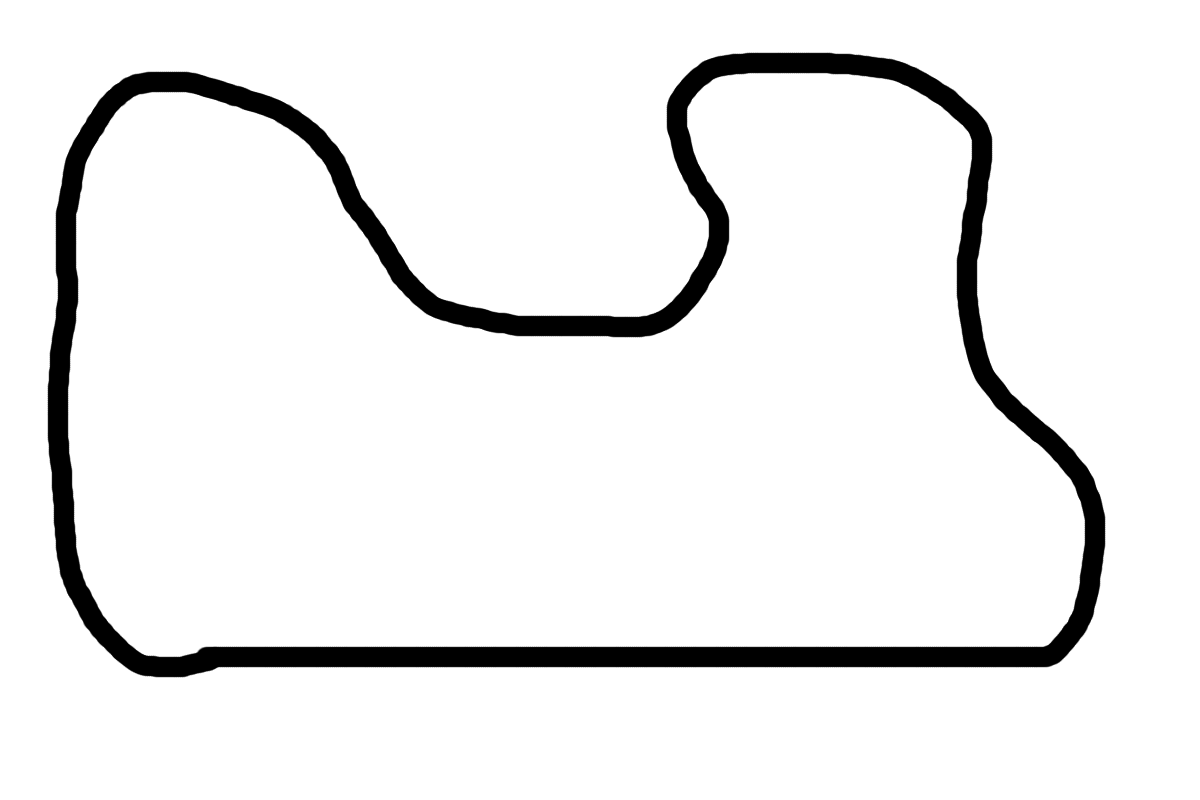
#> input picture lab_4_mapping/line-follow.png, 1200 x 800 px, given in place of the camera
$ python corner_detection.py   (older library calls are emulated)
#> lines starting #> are read from the running program, lines starting #| are printed output that depends on the picture; after the words box and inside, x2 and y2 are one past the last pixel; in counts of white or black regions, pixels touching at a corner belong together
from std_msgs.msg import Float32MultiArray, Empty, String, Int16
import numpy as np
import cv2
import imutils
import copy
import random
import pickle
import pdb
LAST_NAME = "Laughlin"


def main():
    cap = cv2.VideoCapture(2)
    x = 0
    while 1:

        """ GET IMAGE MASK """
        # load the image, convert it to grayscale, and blur it slightly
        ret, image = cap.read()
#> image is the input picture: shape (800, 1200, 3); min 0, max 255, mean 236.9
        width = image.shape[1]
#> width = 1200
        height = image.shape[0]
#> height = 800
        height_adjust = 0.4
        width_adjust = 0.4
        y = (int)((height - height*height_adjust)*0.5 )-25
#> y = 215
        h =  (int)(height*height_adjust )
#> h = 320
        x = (int)((width - width*width_adjust)*0.5 ) - 23
#> x = 337
        w = (int)(width * width_adjust )
#> w = 480

        image = image[y:y+h, x:x+w]
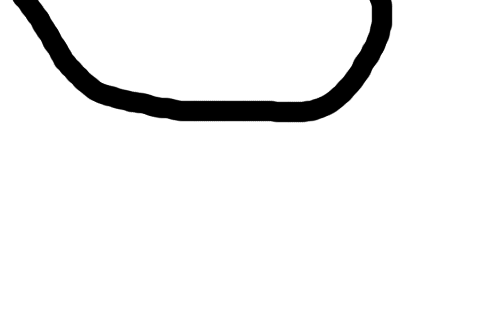
#> image: shape (320, 480, 3); min 0, max 255, mean 239
        image = cv2.resize(image, (1920, 1080), interpolation=cv2.INTER_AREA)
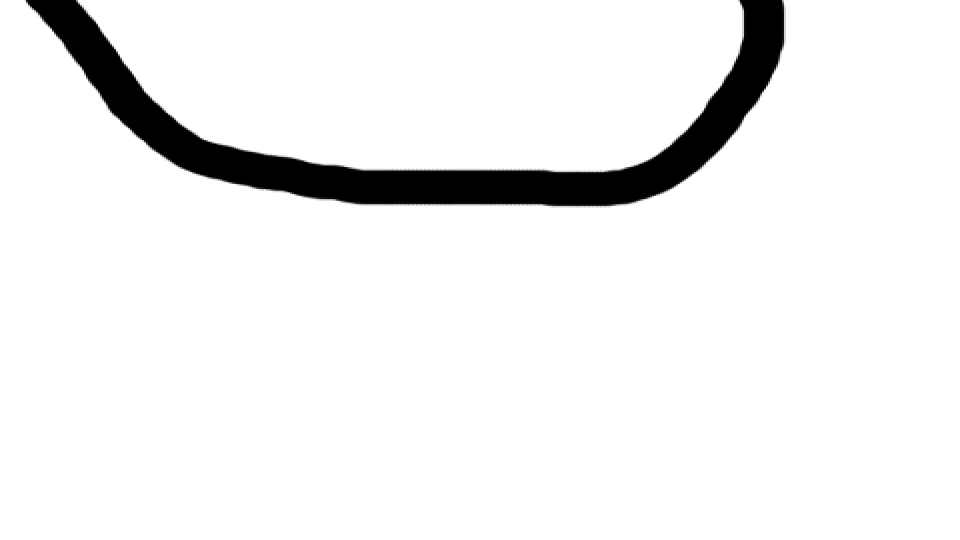
#> image: shape (1080, 1920, 3) (shown at 1/2 size); min 0, max 255, mean 239
        gray = image
        if ret == True:
            gray = cv2.cvtColor(image, cv2.COLOR_BGR2GRAY)
        gray = cv2.GaussianBlur(gray, (5, 5), 0)

        # threshold the image, then perform a series of erosions +
        # dilations to remove any small regions of noise
        thresh = cv2.threshold(gray, 140, 170, cv2.THRESH_BINARY)[1]
#> thresh: shape (1080, 1920); values 0 (black) and 170 (white), 93.7% white; 1 black region, box (x1, y1, x2, y2) and area: (52, 0, 1568, 412) 130721
        thresh = cv2.erode(thresh, None, iterations=2)
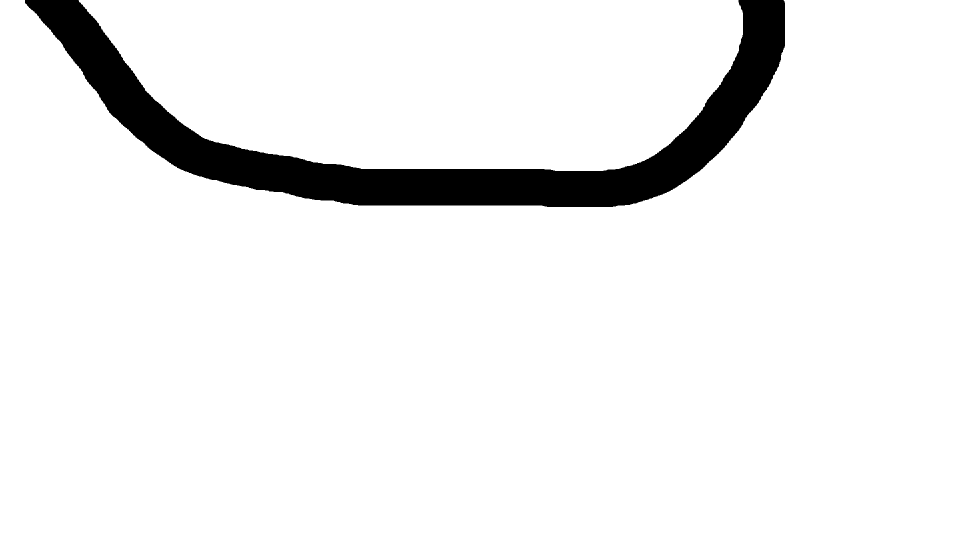
#> thresh: shape (1080, 1920) (shown at 1/2 size); values 0 (black) and 170 (white), 93.3% white; 1 black region, box (x1, y1, x2, y2) and area: (50, 0, 1570, 414) 139561
        thresh = cv2.dilate(thresh, None, iterations=2)
#> thresh: shape (1080, 1920); values 0 (black) and 170 (white), 93.7% white; 1 black region

        """ FIND CONTOURS """
        output = image.copy()
        contours, hierarchy = [0, 0]
        if cv2.getVersionMajor() in [2, 4]:
            contours, hierarchy = cv2.findContours(
                thresh, cv2.RETR_EXTERNAL, cv2.CHAIN_APPROX_NONE)
#> contours = 2 contours; box (x1, y1, x2, y2) and area: (0, 0, 1920, 1080) 1562837, (155, 0, 1488, 344) 375341
        else:
            # OpenCV 3 case
            im2, contours, hierarchy = cv2.findContours(
                thresh, cv2.RETR_EXTERNAL, cv2.CHAIN_APPROX_NONE)
        corners = []
        dstTri = []

        if len(contours) != 0:
            # the contours are drawn here
            cv2.drawContours(output, contours, -1, 255, 3)

            # find the biggest area of the contour
            c = max(contours, key=cv2.contourArea)
#> c = contour of 6292 points, box (x1, y1, x2, y2) (0, 0, 1920, 1080), area 1562837

            x, y, w, h = cv2.boundingRect(c)
#> x = 0; y = 0; w = 1920; h = 1080
            # draw the 'human' contour (in green)
            cv2.rectangle(output, (x, y), (x+w, y+h), (0, 255, 0), 2)
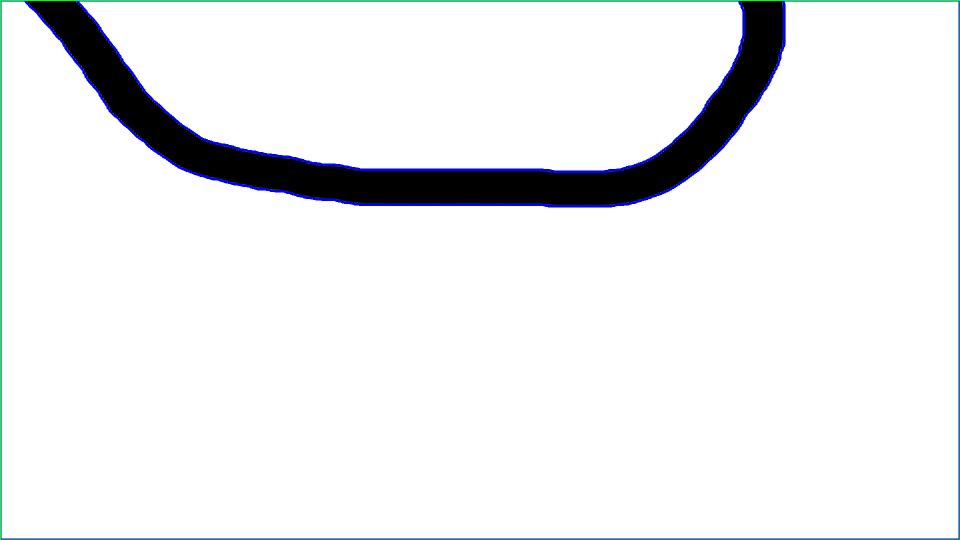
#> output: shape (1080, 1920, 3) (shown at 1/2 size); mean B, G, R 238.7, 236.7, 235.6

            """ FIND CORNERS"""
            rc = cv2.minAreaRect(c)
#> rc = ((959.5, 539.5), (1079, 1919), -90)
            corners = cv2.boxPoints(rc)
#> corners = [[1919, 1079], [-3.3e-14, 1079], [0, 0], [1919, 0]]

            #blue is bottom
            #green is left
            #red is top
            # grey is right

            cv2.circle(
                output, (corners[0][0], corners[0][1]), 5, (200, 0, 0), 2)
#> output: shape (1080, 1920, 3); under 0.01% of pixels changed, all inside (x1, y1, x2, y2) = (1912, 1072, 1920, 1080)
            # bottom right
            cv2.circle(
                output, (corners[1][0], corners[1][1]), 5, (0, 200, 0), 2)
#> output: shape (1080, 1920, 3); mean B, G, R 238.7, 236.7, 235.6
            # top left
            cv2.circle(
                output, (corners[2][0], corners[2][1]), 5, (0, 0, 200), 2)
#> output: shape (1080, 1920, 3); mean B, G, R 238.7, 236.7, 235.6
            # top right
            cv2.circle(
                output, (corners[3][0], corners[3][1]), 5, (100, 100, 100), 2)
#> output: shape (1080, 1920, 3); mean B, G, R 238.7, 236.7, 235.6

            print(corners)
#| [[ 1.9189998e+03  1.0789998e+03]
#|  [-3.3034841e-14  1.0789998e+03]
#|  [ 0.0000000e+00  0.0000000e+00]
#|  [ 1.9189998e+03  0.0000000e+00]]
            print(corners[2])
#| [0. 0.]
            print(corners[2, 0])
#| 0.0
            print(corners[2, 1])
#| 0.0
            if corners[1][1] > corners[3][1]:
                print(corners[2][0])
#| 0.0
                dstTri = np.array(
                    [[corners[2][0],corners[2][1]], [corners[3][0],corners[3][1]], [corners[1][0],corners[1][1]]]).astype(np.float32)
#> dstTri = [[0, 0], [1919, 0], [-3.3e-14, 1079]]
            else:
                dstTri = np.array([
                    [corners[1][0],corners[1][1]], [corners[2][0],corners[2][1]], [corners[0][0],corners[0][1]]]).astype(np.float32)

        cv2.imshow("Image", image)    # original
        cv2.imshow("gray", gray)       # grayscale + gaussian blur
        cv2.imshow("thresh", thresh)   # mask
        cv2.imshow("Result", output)  # Bounding box + corners on biggest blob

        """ PROJECTOR STUFF """
        src = cv2.imread('pl-boraham.jpg')

        if src is None:
            print('image not avaible')
            exit(0)
#> (the program exits here)

$ run again, on lab_4_mapping/obstacles.png
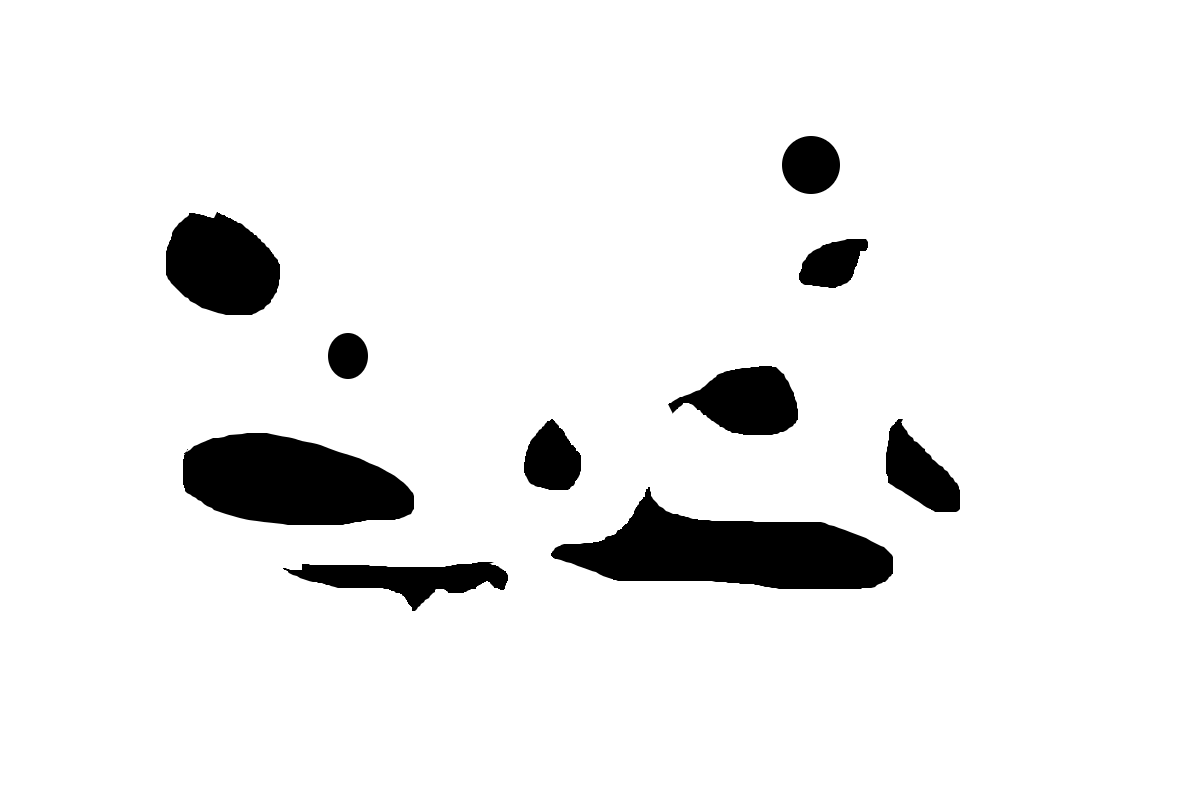
#> input picture lab_4_mapping/obstacles.png, 1200 x 800 px, given in place of the camera
#> in main, image is the input picture: shape (800, 1200, 3); min 0, max 255, mean 237
#> in main, `thresh = cv2.erode(thresh, None, iterations=2)`:
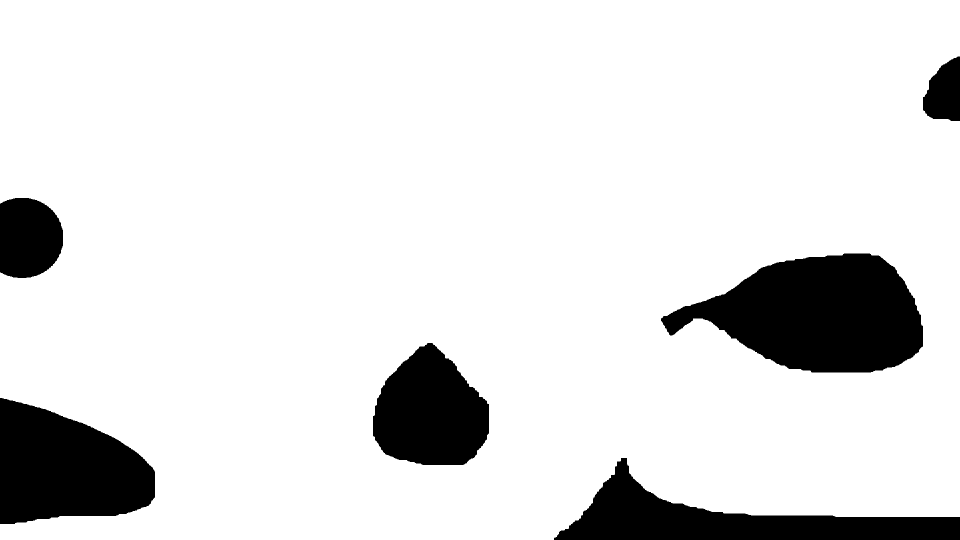
#> thresh: shape (1080, 1920) (shown at 1/2 size); values 0 (black) and 170 (white), 87.8% white; 6 black regions, box (x1, y1, x2, y2) and area: (1322, 507, 1846, 745) 81163, (0, 796, 310, 1048) 56629, (1108, 916, 1920, 1080) 49751, (746, 686, 978, 930) 41030, (0, 396, 126, 556) 17184, (1846, 113, 1920, 242) 7116
#> contours = 1 contour; box (x1, y1, x2, y2) and area: (0, 0, 1920, 1080) 1944851
#> c = contour of 6788 points, box (x1, y1, x2, y2) (0, 0, 1920, 1080), area 1944851
#> in main, `x, y, w, h = cv2.boundingRect(c)`: x = 0; w = 1920; h = 1080
#> in main, `cv2.rectangle(output, (x, y), (x+w, y+h), (0, 255, 0), 2)`:
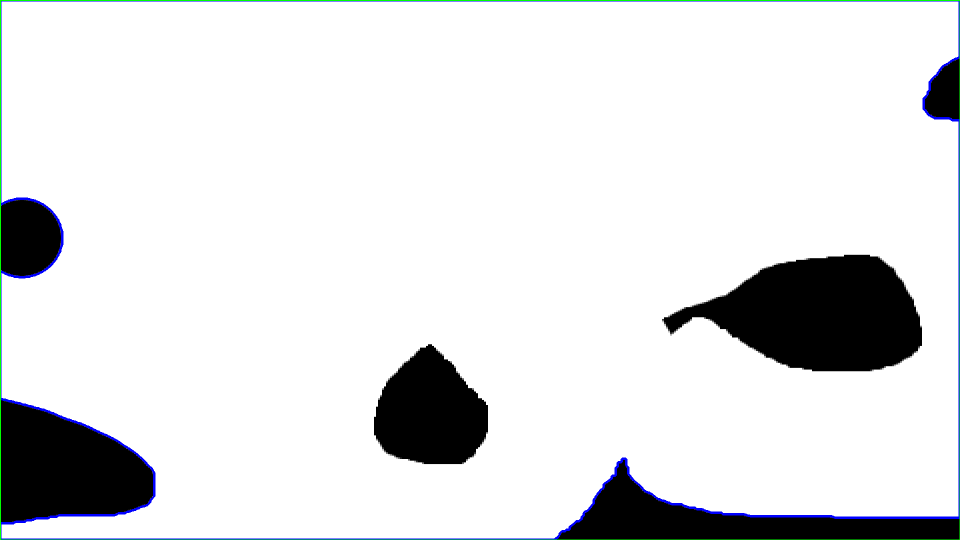
#> output: shape (1080, 1920, 3) (shown at 1/2 size); mean B, G, R 224.9, 223.9, 222.8
#> rc = ((959.5, 539.5), (1079, 1919), -90)
#> corners = [[1919, 1079], [-3.3e-14, 1079], [0, 0], [1919, 0]]
#| [[ 1.9190000e+03  1.0790000e+03]
#|  [-3.3034847e-14  1.0790000e+03]
#|  [ 0.0000000e+00  0.0000000e+00]
#|  [ 1.9190000e+03  0.0000000e+00]]
#| [0. 0.]
#| 0.0
#| 0.0
#| 0.0
#> dstTri = [[0, 0], [1919, 0], [-3.3e-14, 1079]]
